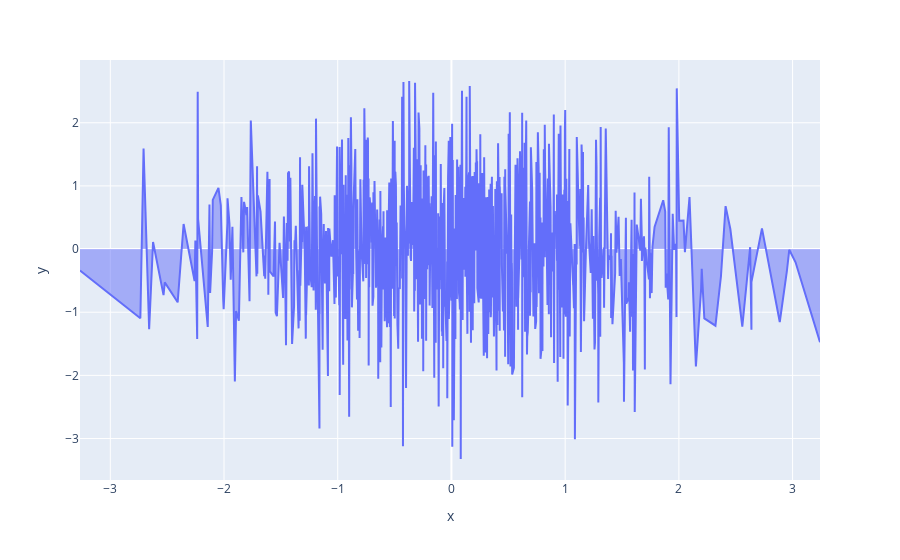

Notebook code for this chart:
### Code cell
px.area(x=x, y=y)

### Figure 1 — Plotly figure (JSON) as saved in the notebook; plotly's stock layout.template omitted (floating-point values rounded to 4 significant figures; data arrays with more than 128 entries replaced by an {"elided": "..."} marker saying what was removed)
{"data": [{"fillpattern": {"shape": ""}, "hovertemplate": "x=%{x}<br>y=%{y}<extra></extra>", "legendgroup": "", "line": {"color": "#636efa"}, "marker": {"symbol": "circle"}, "mode": "lines", "name": "", "orientation": "v", "showlegend": false, "stackgroup": "1", "type": "scatter", "x": {"elided": "1000 float values"}, "xaxis": "x", "y": {"elided": "1000 float values"}, "yaxis": "y"}], "layout": {"legend": {"tracegroupgap": 0}, "margin": {"t": 60}, "xaxis": {"anchor": "y", "domain": [0, 1], "title": {"text": "x"}}, "yaxis": {"anchor": "x", "domain": [0, 1], "title": {"text": "y"}}}}
